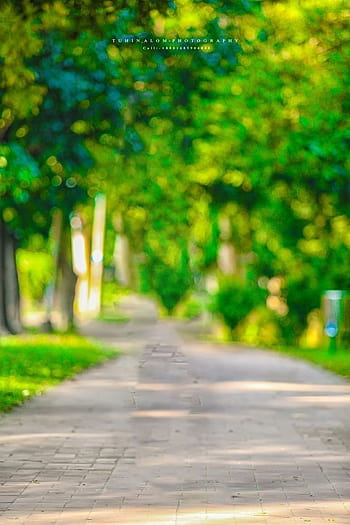
#> input picture sample_images/123.png, 350 x 525 px, given in place of 123.jpg, which was not available
$ jupyter execute --allow-errors '21BAI1900_MV_Line and Corner Detection.ipynb'   (text cells are left out)
#> lines starting #> are read from the running program, lines starting #| are printed output that depends on the picture; after the words box and inside, x2 and y2 are one past the last pixel; in counts of white or black regions, pixels touching at a corner belong together; pictures that were not available may be replaced by others from this repository, and a replacement may not be noted
[cell 1]
import sys
import math
import cv2 as cv
import numpy as np
from google.colab.patches import cv2_imshow

[cell 2]
def main(argv):

 default_file = '123.jpg'
 filename = argv[0] if len(argv) > 0 else default_file

 src = cv.imread(cv.samples.findFile("/content/123.jpg"), cv.IMREAD_GRAYSCALE)
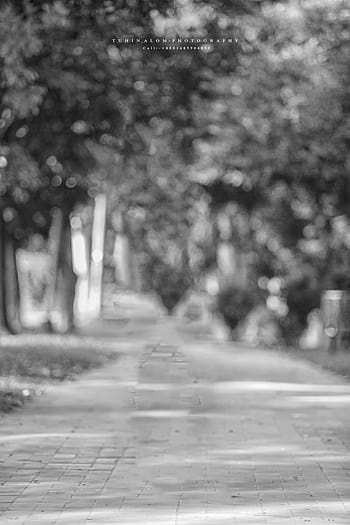
#> src: shape (525, 350); min 0, max 255, mean 129.3

 if src is None:
  print('Error opening image!')
  print('Usage: hough_lines.py [image_name -- default ' + default_file + '] \n')
  return -1

 dst = cv.Canny(src, 50, 200, None, 3)
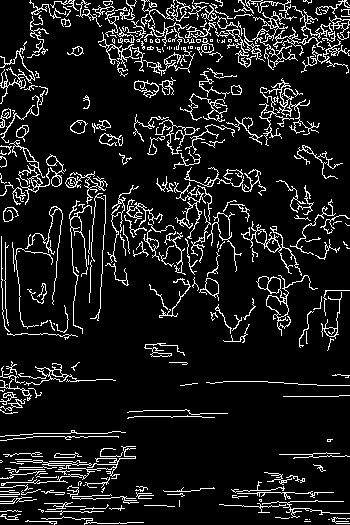
#> dst: shape (525, 350); 10.5% white in thin lines or dots
 cdst = cv.cvtColor(dst, cv.COLOR_GRAY2BGR)
#> cdst: shape (525, 350, 3); 10.5% white in thin lines or dots
 cdstP = np.copy(cdst)

 lines = cv.HoughLines(dst, 1, np.pi / 180, 150, None, 0, 0)
#> lines = None

 if lines is not None:
  for i in range(0, len(lines)):
    rho = lines[i][0][0]
    theta = lines[i][0][1]
    a = math.cos(theta)
    b = math.sin(theta)
    x0 = a * rho
    y0 = b * rho
    pt1 = (int(x0 + 1000*(-b)), int(y0 + 1000*(a)))
    pt2 = (int(x0 - 1000*(-b)), int(y0 - 1000*(a)))
    cv.line(cdst, pt1, pt2, (0,0,255), 3, cv.LINE_AA)


 linesP = cv.HoughLinesP(dst, 1, np.pi / 180, 50, None, 50, 10)
#> linesP = 123 rows, first 6: [54, 524, 87, 464], [1, 264, 103, 190], [268, 61, 319, 10], [257, 36, 343, 39], [61, 1, 210, 35], [5, 308, 5, 242]

 if linesP is not None:
  for i in range(0, len(linesP)):
    l = linesP[i][0]
    cv.line(cdstP, (l[0], l[1]), (l[2], l[3]), (0,0,255), 3, cv.LINE_AA)
#> this loop made 123 passes
#> l on passes 1 to 12: [54, 524, 87, 464], [1, 264, 103, 190], [268, 61, 319, 10], [257, 36, 343, 39], [61, 1, 210, 35], [5, 308, 5, 242], [301, 72, 339, 1], [236, 76, 282, 4], [163, 182, 220, 232], [160, 188, 217, 99], [1, 287, 1, 236], [100, 308, 105, 201]
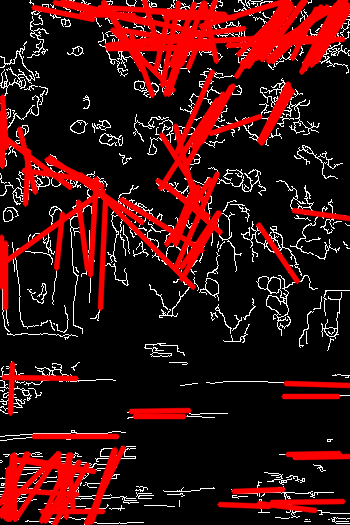
#> cdstP: shape (525, 350, 3); mean B, G, R 15, 15, 60.4

 cv2_imshow(src)
 print("Converted GrayScale image")
 cv2_imshow(cdst)
 print("")
 cv2_imshow(cdstP)

 cv.waitKey()
 return 0

$ run again, with sample_images/free.png copied over sample_images/123.png
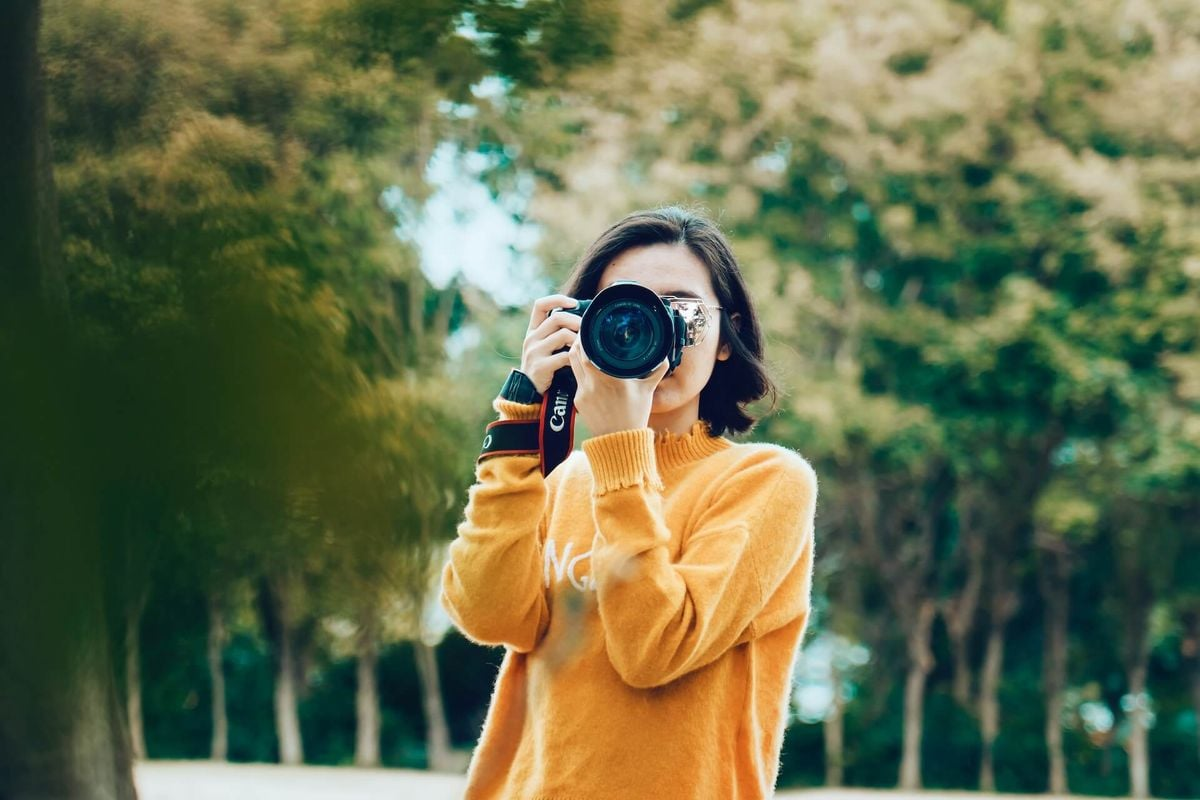
#> input picture sample_images/free.png, 1200 x 800 px, given in place of 123.jpg, which was not available
#> dst: shape (800, 1200); 2.1% white in thin lines or dots, all inside (x1, y1, x2, y2) = (130, 0, 1200, 800)
#> lines = [[757, 1.61]]
#> the loop in main, `for i in range(0, len(lines)):` made 1 pass
#> (rho, theta, a, b, x0, y0, pt1, pt2) on pass 1: (757, 1.61, -0.0349, 0.999, -26.42, 756.5, (-1025, 721), (972, 791))
#> after the loop in main, `for i in range(0, len(lines)):`:
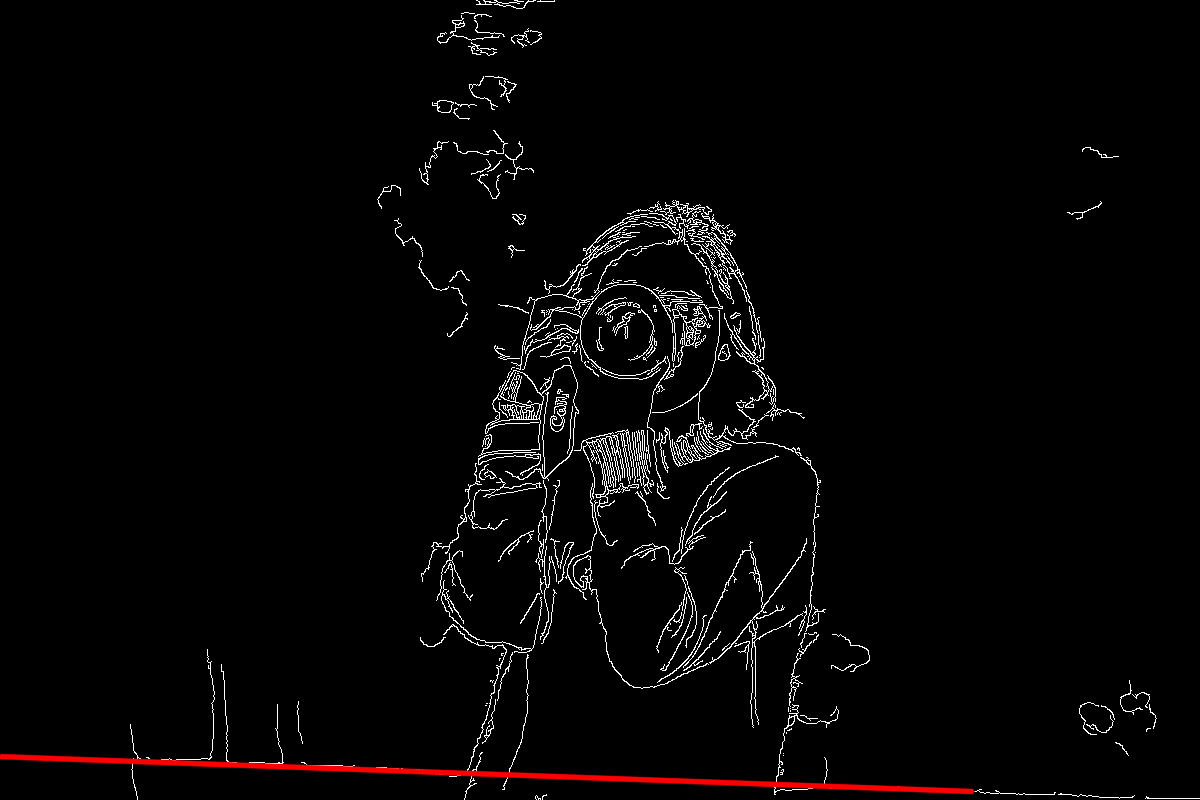
#> cdst: shape (800, 1200, 3); mean B, G, R 5.3, 5.3, 6.7
#> linesP = 96 rows, first 6: [816, 786, 873, 788], [599, 515, 641, 430], [668, 377, 701, 297], [569, 447, 727, 438], [591, 505, 627, 429], [644, 378, 715, 307]
#> the loop in main, `for i in range(0, len(linesP)):` made 96 passes
#> after the loop in main, `for i in range(0, len(linesP)):`:
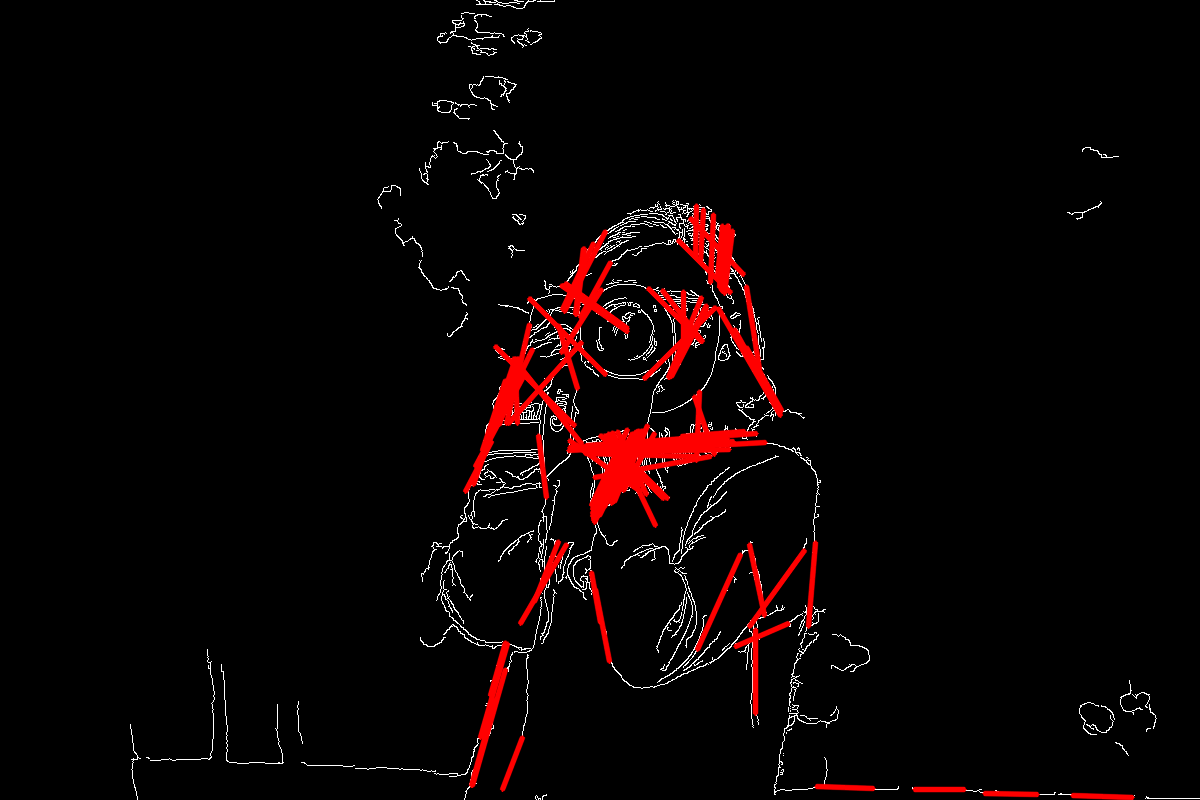
#> cdstP: shape (800, 1200, 3); mean B, G, R 3.4, 3.4, 10.5
